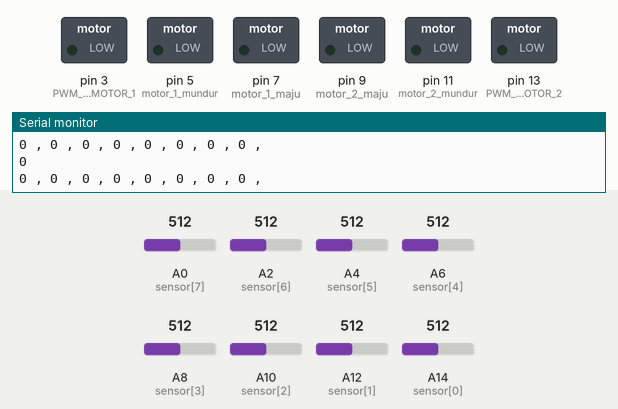
Recording of a sketch running on a simulated Arduino Mega 2560, built with avr-gcc and run on an emulated ATmega2560. Parts: switched loads named in the sketch (green lamp = pin HIGH), the last lines printed to the serial monitor. The inputs (shaded band) are chosen by the test bench; at power-on: A0 (sensor[7]) = 512, A2 (sensor[6]) = 512, A4 (sensor[5]) = 512, A6 (sensor[4]) = 512, A8 (sensor[3]) = 512, A10 (sensor[2]) = 512, A12 (sensor[1]) = 512, A14 (sensor[0]) = 512.

Above: at 1.2 s.
1.3 s: A0 (sensor[7]) set to 520
At 2.4 s:
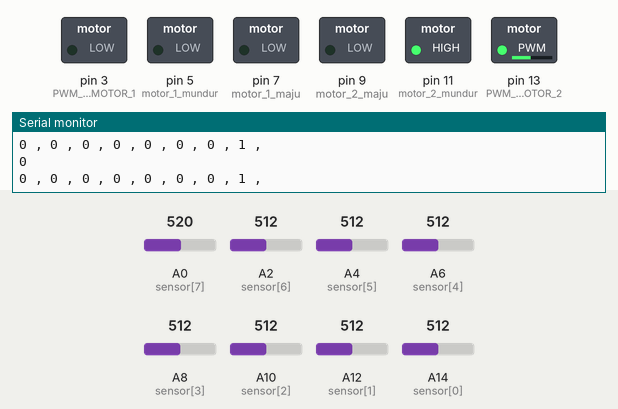
2.8 s: A2 (sensor[6]) set to 528
At 3.6 s:
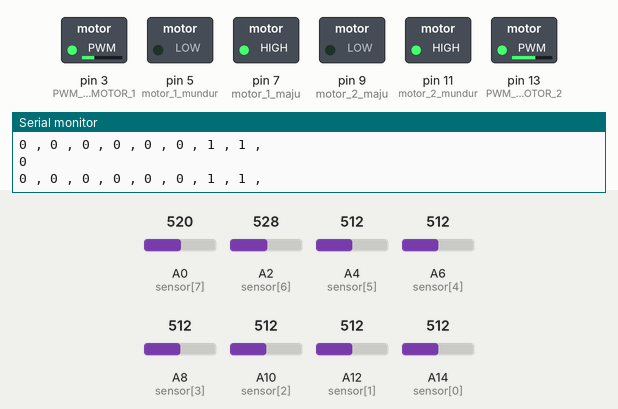
4.3 s: A4 (sensor[5]) set to 530
At 4.7 s:
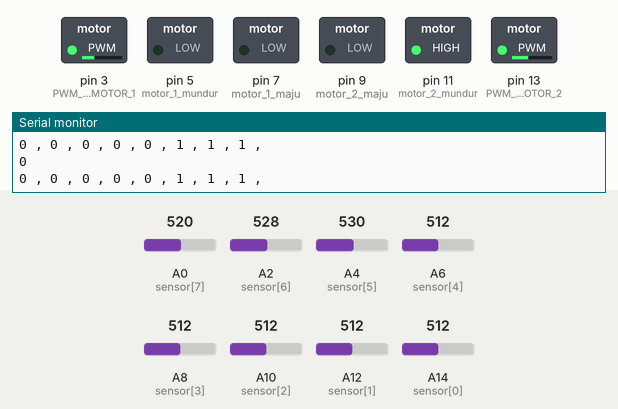
5.8 s: A0 (sensor[7]) set to 306
At 7.0 s:
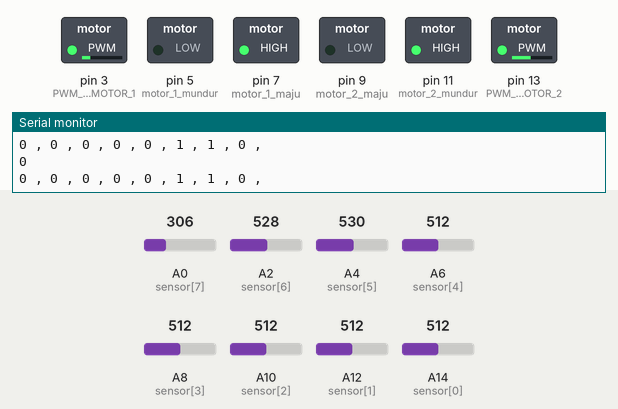
7.3 s: A2 (sensor[6]) set to 306
At 8.3 s:
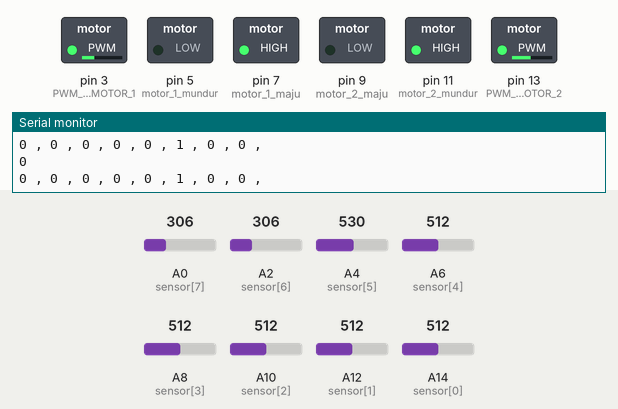
8.8 s: A4 (sensor[5]) set to 306
At 9.4 s:
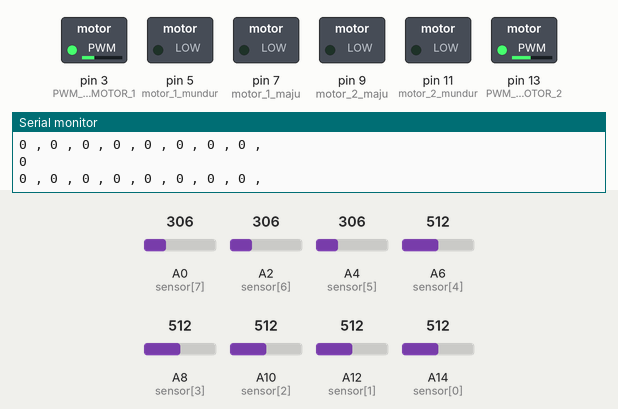
Timing chart, 0 to 11.3 s (numbered marks = the images above; inputs shaded):
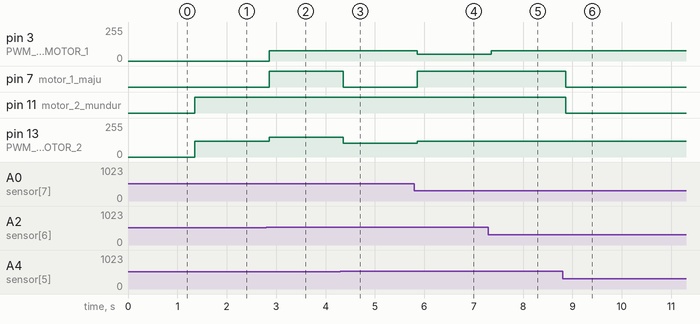

The sketch:

linefollower.ino
```cpp
//motor Right OFF
void mROFF() {
  digitalWrite(7, LOW);
  digitalWrite(5, LOW);
  //  analogWrite(3, PWM_SPEED);

}
//motor Right ON
void mRON(int PWM) {
  digitalWrite(7, HIGH);
  digitalWrite(5, LOW);
  analogWrite(3, PWM);

}
//motor Left ON
void mLON(int PWM) {
  digitalWrite(9, LOW);
  digitalWrite(11, HIGH);
  analogWrite(13, PWM);

}

//motor Left OFF
void mLOFF() {
  digitalWrite(9, LOW);
  digitalWrite(11, LOW);
  //  analogWrite(13, PWM);
}
int sensor[] = {A14, A12, A10, A8, A6, A4, A2, A0};


void setup() {
  pinMode(A0, INPUT); // Sensor kanan 4 (paling kanan)
  pinMode(A2, INPUT); //sensor kanan 3
  pinMode(A4, INPUT); //Sensor Kanan 2
  pinMode(A6, INPUT); //sensor kanan 1 (Tengah)

  pinMode(A8, INPUT); //sensor kiri 1(Tengah)
  pinMode(A10, INPUT); //sensor kiri 2
  pinMode(A12, INPUT); //sensor kiri 3
  pinMode(A14, INPUT); //sensor kiri 4
  Serial.begin(9600);


  /*
    MOTOR DRIVER :
    D3 D5 D7 D9 D11 D13
  */
  pinMode(3, OUTPUT); //PWM SIGNAL MOTOR 1
  pinMode(5, OUTPUT); //motor 1 mundur
  pinMode(7, OUTPUT); //motor 1 maju

  pinMode(9, OUTPUT); //motor 2 maju
  pinMode(11, OUTPUT); //motor 2 mundur
  pinMode(13, OUTPUT); //PWM SIGNAL MOTOR 2

  bacaSensor();
  updateMinMax();
}

//int motor_tengah[] = {A6, A8};


//#define THRESHOLD 64
float sensorValueMin[] = {1024, 1024, 1024, 1024, 1024, 1024, 1024, 1024};
float sensorValueMax[] = {0, 0, 0, 0, 0, 0, 0, 0, 0};
int threshold[] = {10, 10, 10, 10, 10, 10, 10, 10};
int analogBuffer[] = {0, 0, 0, 0, 0, 0, 0, 0};
int sensorAvg[] = {512, 512, 512, 512, 512, 512, 512, 512};
int digitalBuffer[] = {0, 0, 0, 0, 0, 0, 0, 0};

void bacaSensor() {
  for (int x = 0; x < 8; x++) {
    analogBuffer[x] = analogRead(sensor[x]);
  }
}


void updateMinMax() {
  for (int i = 0; i < 8; i++) {
    sensorValueMin[i] = analogBuffer[i] < sensorValueMin[i] ? analogBuffer[i] : sensorValueMin[i];
    sensorValueMax[i] = analogBuffer[i] > sensorValueMax[i] ? analogBuffer[i] : sensorValueMax[i];
    sensorAvg[i] = (sensorValueMin[i] + sensorValueMax[i]) / 2; // update the avarage value
    threshold[i] = (sensorValueMax[i] - sensorValueMax[i]) * 0.4; // Threshold is 10% of total sensor range
  }
}

void konversiDigital() {
  for (int x = 0; x < 8; x++) {
    digitalBuffer[x] = analogBuffer[x] > (sensorAvg[x] + threshold[x]);
  }
}


#define PWM_SIXTY 153
#define PWM_FIFTY 128
#define PWM_TWENTY 51
#define PWM_FORTY 102
#define PWM_FULL PWM_THIRTY+20
#define PWM_FIVE 13
#define PWM_TEN 26
#define PWM_FIFTEEN 38
#define PWM_TFIVE 64
#define PWM_THIRTY 77
#define PWM_SVFIVE 192 //75 %
int error = 0;


void loop() {
  bacaSensor();
  updateMinMax();
  konversiDigital();

  //    showSensor();
  digitalShow();
  char buffer[16];
  sprintf(buffer, "%d%d%d%d%d%d%d%d", digitalBuffer[0], digitalBuffer[1], digitalBuffer[2], digitalBuffer[3], digitalBuffer[4], digitalBuffer[5], digitalBuffer[6], digitalBuffer[7]);
  String test = buffer;
  kendali(test);

}
/*TODO :
  belokkan nya masih kaget coba jika semua sensor suatu bagian hitam pwm jgn langsung full (di bagian yg kena hitam) coba motor yg tidak hitam jadi aktif
  ketika hanya satu sensor saja yg mendetek hitam PWM jgn ketinggian (akan kaget sensor nya sehingga jadi tidak stabil)
*/

void kendali(String test) {
  /*Skenario jika sensor tengah aktif*/
  if (test == "00011000") {
    error = 0;
    mRON(PWM_FULL);
    mLON(PWM_FULL);

  }
  else if (test == "00000100") {
    mLON(PWM_FULL+20);
    mRON(PWM_THIRTY);
  }
  else if (test == "00010000") {
    mLON(PWM_THIRTY);
    mRON(PWM_FULL);
  }
  else if (test == "00001000") {
    error = 0;
    mRON(PWM_FULL);
    mLON(PWM_FULL+20);

  }
  else if (test == "10000000") {
    mLON(PWM_TEN);
    mRON(PWM_FULL);

  }
  else if (test == "00100000") {
    mLON(PWM_TWENTY);
    mRON(PWM_FULL);
  }
  else if(test=="00110000"){
    mLON(PWM_FULL+20);
    mRON(PWM_TWENTY);

  }
  else if (test == "00000110") {
    mLON(PWM_FULL+20);
    mRON(PWM_TWENTY);

  }
  else if (test == "00000100") {
    mLON(PWM_FULL+20);
    mRON(PWM_TEN);

  }
  else if (test == "00000011") {
    mLON(PWM_FIFTY+20);
    mRON(PWM_THIRTY);

  }
  else if(test=="00000001"){
    mLON(PWM_FULL+20);
    mROFF();

  }
else if(test=="00000010"){
    mLON(PWM_THIRTY+20);
    mROFF();
}
else if(test=="00000111"){
  mLON(PWM_FORTY);
  mROFF();
}


  /*Ketika putih*/
  else if (test == "00000000") {
    mLOFF();
    mROFF();
  }

  //  if (test == "00011000") {
  //    error = 0;
  //    mRON(PWM_FULL);
  //    mLON(PWM_FULL);
  //  }
  //  else if (test == "00011100") {
  //    error = 0;
  //    mLON(PWM_FULL);
  //    mRON(PWM_FULL - 20 );
  //  }
  //  else if (test == "00111000") {
  //    error = 0;
  //    mRON(PWM_FULL );
  //    mLON(PWM_FULL-20);
  //  }
  //  else if (test == "00010100") {
  //    error = 0;
  //    mLON(PWM_FULL + 10);
  //    mRON(PWM_THIRTY );
  //  }
  //
  //  else if (test == "00001000") {
  //    error = 0;
  //    mLON(PWM_FORTY );
  //    mRON(PWM_FORTY - 20);
  //  }
  //  /*Skenario jika sensor kanan mendeteksi hitam*/
  //  else if (test == "00000001") {
  //    error = 6;
  //    mLON(PWM_TWENTY);
  //    mRON(PWM_TEN);
  //
  //  }
  //  else if (test == "00000010") {
  //    error = 4;
  //    mLON(PWM_FORTY);
  //    mRON(PWM_TEN - 10);
  //  }
  //  else if (test == "00000100") {
  //
  //    error = 2;
  //    mLON(PWM_FORTY);
  //    mRON(PWM_TFIVE - 10);
  //  }
  //  else if (test == "00000110") {
  //    error = 3;
  //    mLON(PWM_FULL);
  //    mRON(PWM_FIFTEEN - 10);
  //  }
  //  else if (test == "00000011") {
  //    error = 5;
  //    mLON(PWM_FULL);
  //    mRON(PWM_TEN + 40);
  //  }
  //  else if (test == "00000111") {
  //    error = 7;
  //    mLON(PWM_FIFTY);
  //    mRON(PWM_THIRTY - 10);
  //  }
  //  else if (test == "00001111") {
  //    error = 6;
  //    mLON(PWM_FULL);
  //    mRON(PWM_TFIVE - 10);
  //  }
  //  else if (test == "00001100") {
  //    error = 1;
  //    mLON(PWM_FULL);
  //    mRON(PWM_TFIVE);
  //  }
  //  /*Skenario jika sensor kiri mendeteksi hitam*/
  //  else if (test == "10000000") {
  //    error = -6;
  //    mRON(PWM_TWENTY);
  //    mLOFF();
  //  }
  //  else if (test == "01000000") {
  //    error = -4;
  //    mRON(PWM_FULL - 10);
  //    mLON(PWM_TEN);
  //  }
  //  else if (test == "00100000") {
  //    error = -2;
  //    mRON(PWM_FULL - 10);
  //    mLON(PWM_TWENTY);
  //  }
  //  else if (test == "11000000") {
  //    error = -5;
  //    mRON(PWM_FULL);
  //    mLON(PWM_TWENTY);
  //  }
  //  else if (test == "01100000") {
  //    error = -3;
  //    mRON(PWM_FULL);
  //    mLON(PWM_FIFTEEN);
  //  }
  //  else if (test == "11110000") {
  //    error = -6;
  //    mRON(PWM_FULL - 10);
  //    mLON(PWM_TFIVE);
  //  }
  //  else if (test == "11100000") {
  //    error = -6;
  //    mRON(PWM_FORTY);
  //    mLOFF();
  //  }


  Serial.println(error);
}


/*Debuggin Purposes*/
void showSensor() {
  Serial.print("Sensor Kiri 1 :"); //paling kiri
  Serial.println(analogBuffer[0]);
  Serial.print("Sensor Kiri 2 :");
  Serial.println(analogBuffer[1]);
  Serial.print("Sensor Kiri 3 :");
  Serial.println(analogBuffer[2]);
  Serial.print("Sensor Tengah Kiri :");
  Serial.println(analogBuffer[3]);

  Serial.print("Sensor Tengah Kanan :");
  Serial.println(analogBuffer[4]);
  Serial.print("Sensor Kanan 3 :");
  Serial.println(analogBuffer[5]);
  Serial.print("Sensor Kanan 2 :");
  Serial.println(analogBuffer[6]);
  Serial.print("Sensor Kanan 1 :");
  Serial.println(analogBuffer[7]);

}

void digitalShow() {
  for (int x = 0; x < 8; x++) {
    Serial.print(digitalBuffer[x]);
    Serial.print(" , ");
  }
  Serial.println();
}
```

Measured:
- the behaviour switches between 512 and 513 on A0 (sensor[7]) (found by bisection; images 0 and 1)
- the behaviour switches between 512 and 513 on A2 (sensor[6]) (found by bisection; images 1 and 2)
- the behaviour switches between 512 and 513 on A4 (sensor[5]) (found by bisection; images 2 and 3)
- after the input at 1.3 s, pin 11 (motor_2_mundur): LOW → HIGH after 0.06 s; pin 13 (PWM_SIGNAL_MOTOR_2): 0/255 → 117/255 after 0.06 s
- after the input at 2.8 s, pin 3 (PWM_SIGNAL_MOTOR_1): 0/255 → 77/255 after 0.06 s; pin 7 (motor_1_maju): LOW → HIGH after 0.06 s; pin 13 (PWM_SIGNAL_MOTOR_2): 117/255 → 148/255 after 0.06 s
- after the input at 4.3 s, pin 7 (motor_1_maju): HIGH → LOW after 0.06 s; pin 13 (PWM_SIGNAL_MOTOR_2): 148/255 → 102/255 after 0.06 s
- after the input at 5.8 s, pin 3 (PWM_SIGNAL_MOTOR_1): 77/255 → 51/255 after 0.06 s; pin 7 (motor_1_maju): LOW → HIGH after 0.06 s; pin 13 (PWM_SIGNAL_MOTOR_2): 102/255 → 117/255 after 0.06 s
- after the input at 7.3 s, pin 3 (PWM_SIGNAL_MOTOR_1): 51/255 → 77/255 after 0.06 s
- after the input at 8.8 s, pin 7 (motor_1_maju), pin 11 (motor_2_mundur): HIGH → LOW after 0.06 s
